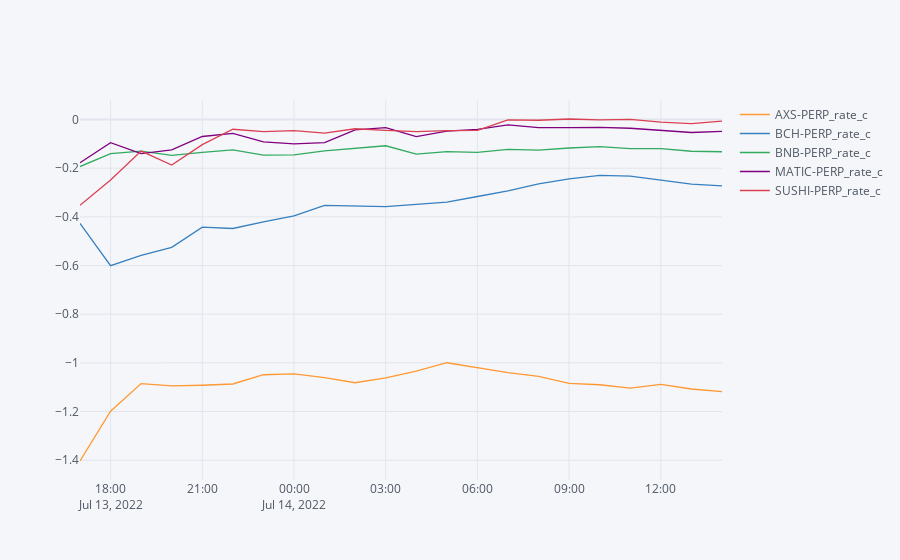

Notebook code for this chart:
### Code cell
short_rates.filter(like='PERP_rate_c').iplot()#))
